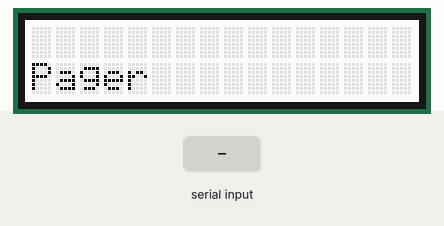
A sketch run on a simulated Arduino Uno, built with avr-gcc and run on an emulated ATmega328P. Shown: 16×2 character LCD. The inputs (shaded band) are chosen by the test bench. Random numbers use the default seed unless the sketch sets one.

Above: at 2.2 s.
2.3 s: "1" received over Serial
At 6.6 s:
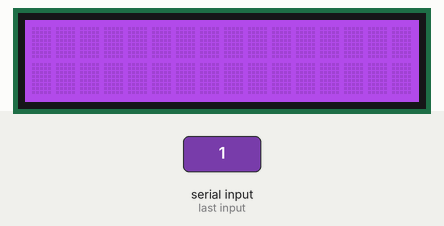
11.3 s: "0" received over Serial
At 13.9 s:
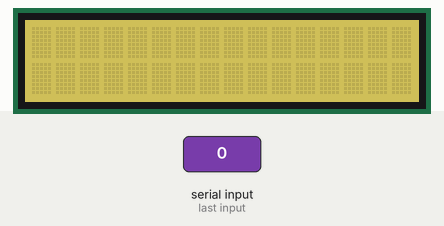
18.4 s: "2" received over Serial
At 21.2 s:
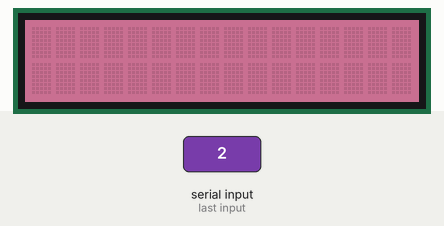
25.6 s: "1" received over Serial
At 28.5 s:
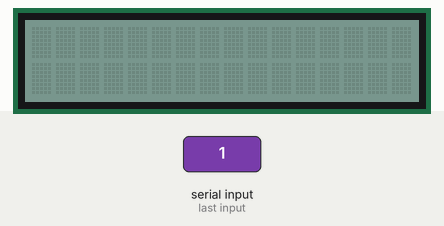
32.9 s: "0" received over Serial
At 35.8 s:
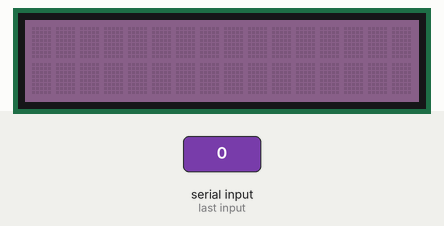
40.1 s: "2" received over Serial
At 43.1 s:
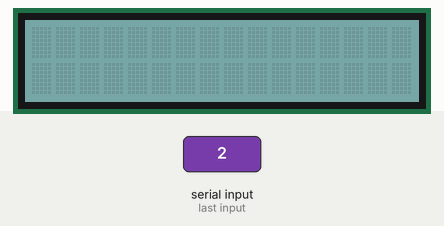

The sketch:

pager.ino
```cpp
#include <Wire.h>
#include "rgb_lcd.h"

rgb_lcd lcd;

void setup()
{
    Serial.begin(9600);

    // set up the LCD's number of columns and rows:
    lcd.begin(16, 2);
    lcd.setCursor(0, 1);

    // Print a message to the LCD.
    lcd.print("Ricky's Pager");

    delay(1000);
}

void loop() {
   // Receive data from NodeJS and write it to a String
   String content = "";

   for (int positionCounter = 0; positionCounter < 16; positionCounter++) {
     // scroll one position left:
     lcd.scrollDisplayLeft();
     // wait a bit:
     delay(150);
   }

   while (Serial.available()) {
     lcd.clear();
     char character = (char)Serial.read();
     content.concat(character);
  }

 if(content != "") {
    lcd.setRGB(random(255), random(255), random(255));
    lcd.setCursor(0, 1);
    lcd.print(content);
    content = "";
  }
}
```

Measured:
- what the display in image 1 shows lasts 3.6 s, from 5.9 s to 9.5 s
